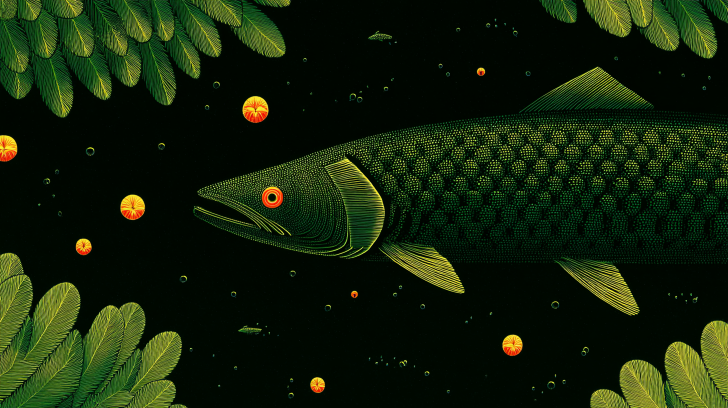
#> input picture assets/source/s02_fintan.png, 1456 x 816 px, given in place of s01_well_up.png, which was not available (shown at 1/2 size)
$ python s01_calm_pool.py ../assets/source
#> lines starting #> are read from the running program, lines starting #| are printed output that depends on the picture; after the words box and inside, x2 and y2 are one past the last pixel; in counts of white or black regions, pixels touching at a corner belong together; pictures that were not available may be replaced by others from this repository, and a replacement may not be noted
"""Scene 01 plate with the painted ripples taken out of the pool, so the animated rings
drawn in code are the only ones. The thin bright ring lines are removed with a grey
opening (anything thinner than the structuring element goes), then smoothed, and blended
in over the pool through a feathered ellipse. Writes assets/cutouts/s01_calm.png."""
import sys
from pathlib import Path
import numpy as np
from PIL import Image
from scipy import ndimage as ndi

ROOT = Path(sys.argv[1])
im = np.asarray(Image.open(ROOT / "assets/source/s01_well_up.png").convert("RGB")).astype(np.float32)
H, W = im.shape[:2]
#> H = 816; W = 1456

# pool ellipse (matches the ripple shader in site/src/three/scene01.js)
cx, cy, rx, ry = 0.505 * W, 0.78 * H, 0.34 * W * 1.35, 0.125 * H * 1.35
#> cx = 735.3; cy = 636.5; rx = 668.3; ry = 137.7
Y, X = np.mgrid[0:H, 0:W]
r = np.hypot((X - cx) / rx, (Y - cy) / ry)
mask = 1 - np.clip((r - 0.85) / 0.25, 0, 1)
# keep the stippled bushes along the bottom: dense yellow dots below the waterline
bright = (im[..., 0] > 120) & (im[..., 1] > 140)
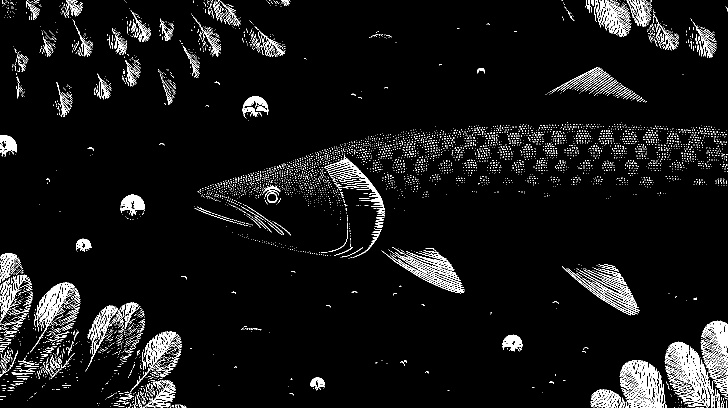
#> bright: shape (816, 1456) bool (shown at 1/2 size); 5.4% white in thin lines or dots
# the painted rings are long horizontal strokes; the bushes are round dots. Drop anything
# that survives a long horizontal opening, so only the dots count.
lines = ndi.binary_dilation(ndi.binary_opening(bright, structure=np.ones((1, 25))), iterations=2)
#> lines: shape (816, 1456) bool; 0.22% white; 15 white regions, largest, box (x1, y1, x2, y2) and area: (491, 194, 531, 203) 311, (248, 391, 284, 398) 224, (719, 398, 766, 403) 223
dots = (bright & ~lines).astype(np.float32)
#> dots: shape (816, 1456) float32; values 0 (black) and 1 (white), 5.3% white in thin lines or dots
dense = ndi.uniform_filter(dots, 41) > 0.12
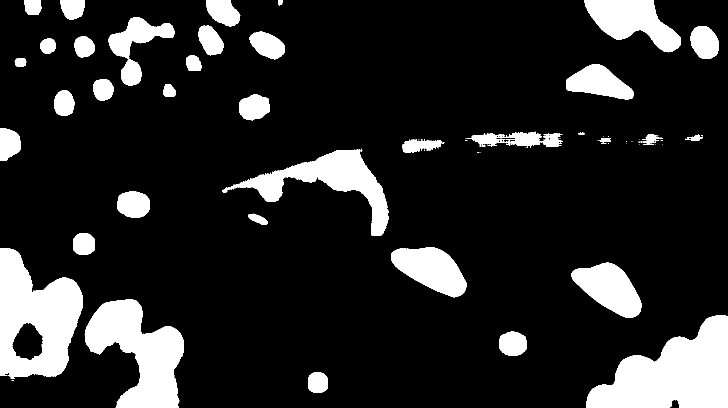
#> dense: shape (816, 1456) bool (shown at 1/2 size); 15.1% white; 80 white regions (42 under 20 px), largest, box (x1, y1, x2, y2) and area: (1172, 631, 1456, 816) 31964, (0, 496, 166, 758) 27523, (171, 598, 368, 816) 23698
bushes = dense & (Y > cy + 0.55 * ry)
#> bushes: shape (816, 1456) bool; 3.4% white; 6 white regions (2 under 20 px), largest, box (x1, y1, x2, y2) and area: (1172, 713, 1456, 816) 24916, (231, 713, 363, 816) 9350, (0, 713, 138, 758) 4911, (616, 745, 656, 786) 1424
lab, n = ndi.label(bushes)
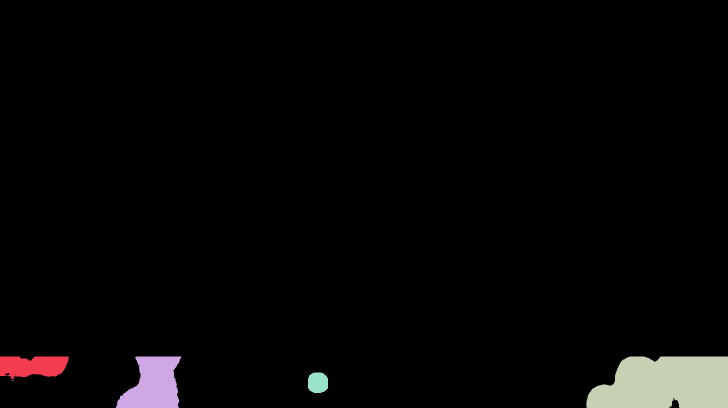
#> lab: shape (816, 1456) int32 (shown at 1/2 size); 7 distinct labels, from 0 to 6; one colour per label, 0 black
#> n = 6
if n:  # real bush masses are big; small dense patches are leftover ring fragments
    sizes = ndi.sum(bushes, lab, range(1, n + 1))
#> sizes = [4911, 9350, 24916, 1, 1424, 7]
    bushes = np.isin(lab, 1 + np.flatnonzero(sizes > 6000))
#> bushes: shape (816, 1456) bool; 2.9% white; 2 white regions, box (x1, y1, x2, y2) and area: (1172, 713, 1456, 816) 24916, (231, 713, 363, 816) 9350
bushes = ndi.binary_dilation(bushes, iterations=6)
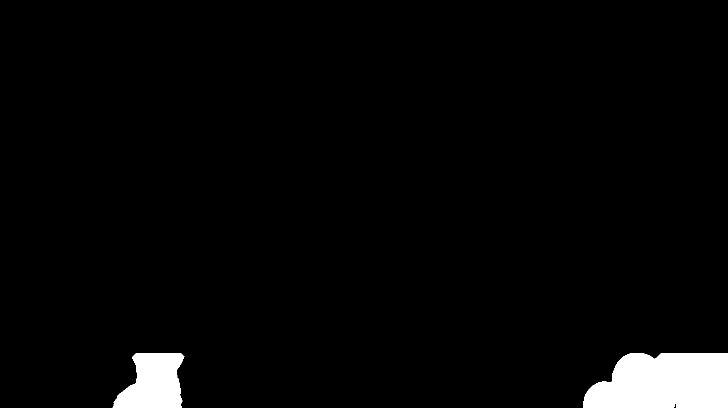
#> bushes: shape (816, 1456) bool (shown at 1/2 size); 3.2% white; 2 white regions, box (x1, y1, x2, y2) and area: (1166, 707, 1456, 816) 27166, (225, 707, 369, 816) 11256
mask *= 1 - ndi.gaussian_filter(bushes.astype(np.float32), 8)
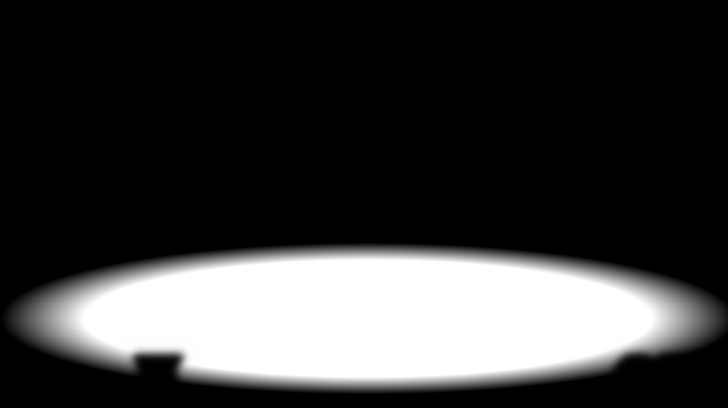
#> mask: shape (816, 1456) float64 (shown at 1/2 size); min 0, max 1, mean 0.229
mask = mask[..., None]

# the rings run nearly horizontal, so open with a tall, narrow element: kills lines a few
# px thick, keeps the broad tone of the water
calm = np.dstack([ndi.grey_opening(im[..., c], size=(15, 5)) for c in range(3)])
calm = np.dstack([ndi.gaussian_filter(calm[..., c], (6, 14)) for c in range(3)])
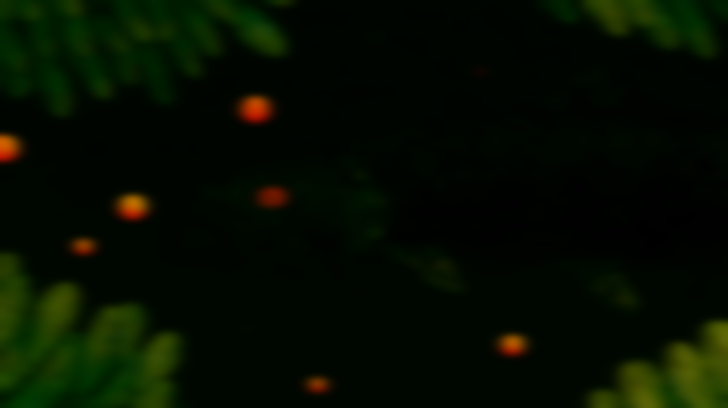
#> calm: shape (816, 1456, 3) float32 (shown at 1/2 size); mean R, G, B 5.3, 14.2, 0.1
out = im * (1 - mask) + calm * mask
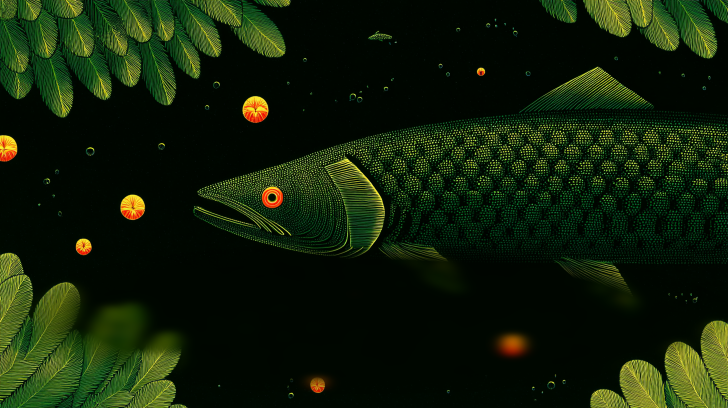
#> out: shape (816, 1456, 3) float64 (shown at 1/2 size); mean R, G, B 17.9, 31.8, 8.7
Image.fromarray(out.clip(0, 255).astype(np.uint8)).save(ROOT / "assets/cutouts/s01_calm.png")
print("saved", W, H)
#| saved 1456 816

$ run again, on assets/source/s04_catch.png
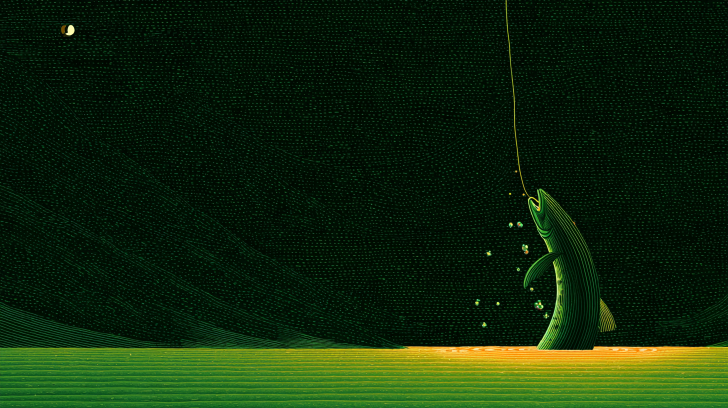
#> input picture assets/source/s04_catch.png, 1456 x 816 px, given in place of s01_well_up.png, which was not available (shown at 1/2 size)
#> `bright = (im[..., 0] > 120) & (im[..., 1] > 140)`:
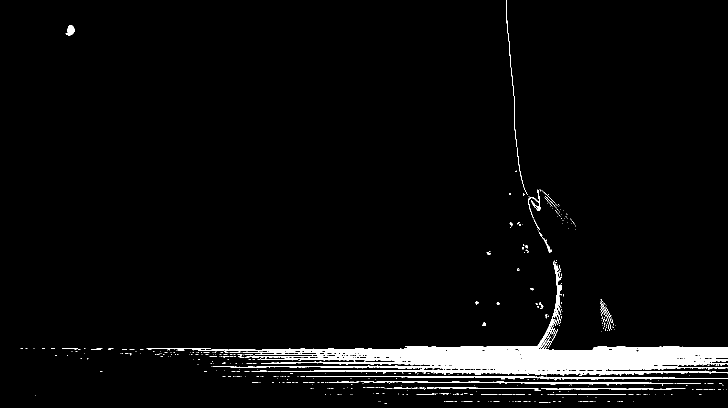
#> bright: shape (816, 1456) bool (shown at 1/2 size); 3.9% white; 531 white regions (481 under 20 px), largest, box (x1, y1, x2, y2) and area: (396, 523, 1456, 751) 37158, (651, 752, 1456, 760) 1996, (721, 763, 1342, 771) 1308
#> lines: shape (816, 1456) bool; 5.3% white; 13 white regions, largest, box (x1, y1, x2, y2) and area: (291, 691, 1456, 750) 48989, (610, 750, 1456, 760) 5098, (751, 761, 1343, 769) 3365
#> dots: shape (816, 1456) float32; values 0 (black) and 1 (white), 0.42% white in thin lines or dots
#> dense: shape (816, 1456) bool; 0.67% white; 5 white regions (1 under 20 px), largest, box (x1, y1, x2, y2) and area: (1072, 538, 1135, 700) 5843, (1057, 389, 1096, 422) 982, (125, 46, 158, 76) 965, (1205, 629, 1223, 641) 200
#> bushes: shape (816, 1456) bool; every value is 0
#> lab: shape (816, 1456) int32; every value is 0
#> n = 0
#> `out = im * (1 - mask) + calm * mask`:
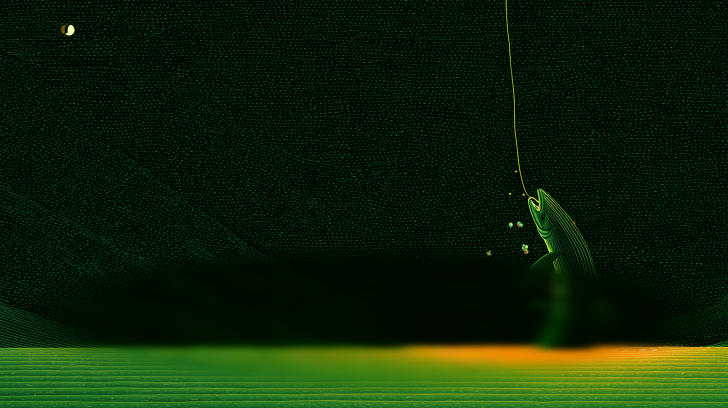
#> out: shape (816, 1456, 3) float64 (shown at 1/2 size); mean R, G, B 14, 35.5, 7.9
#| saved 1456 816
